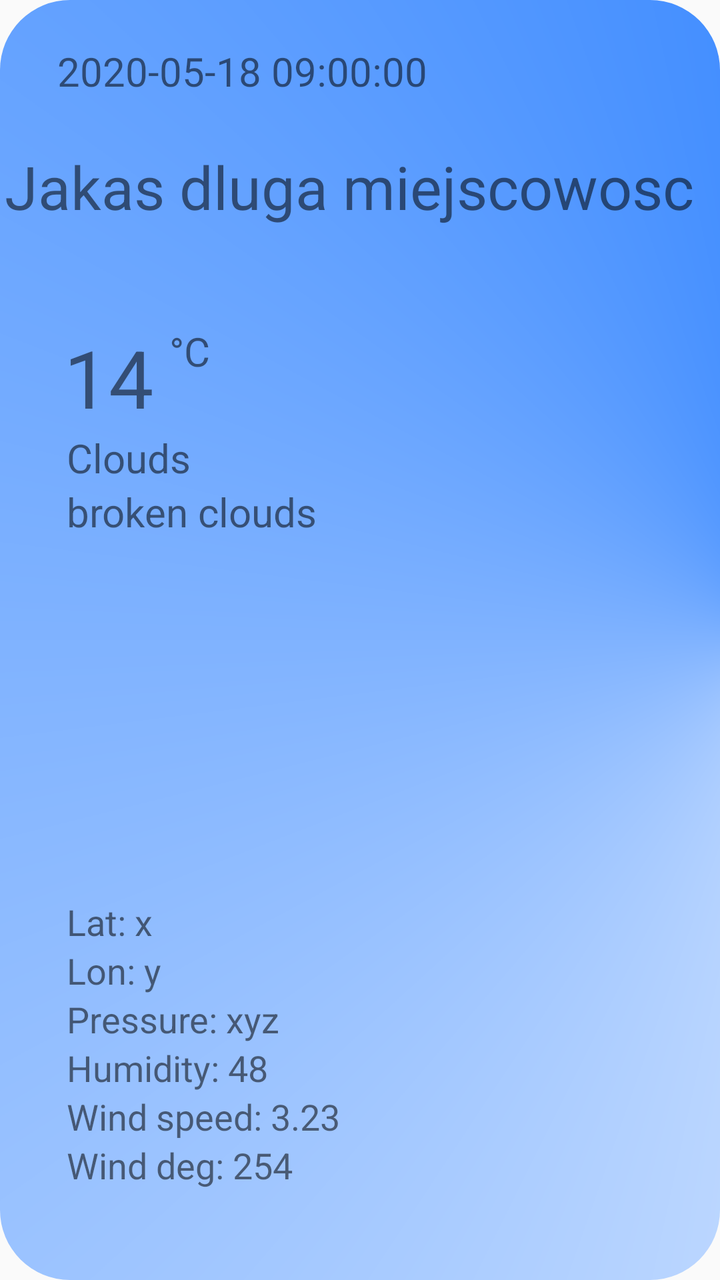
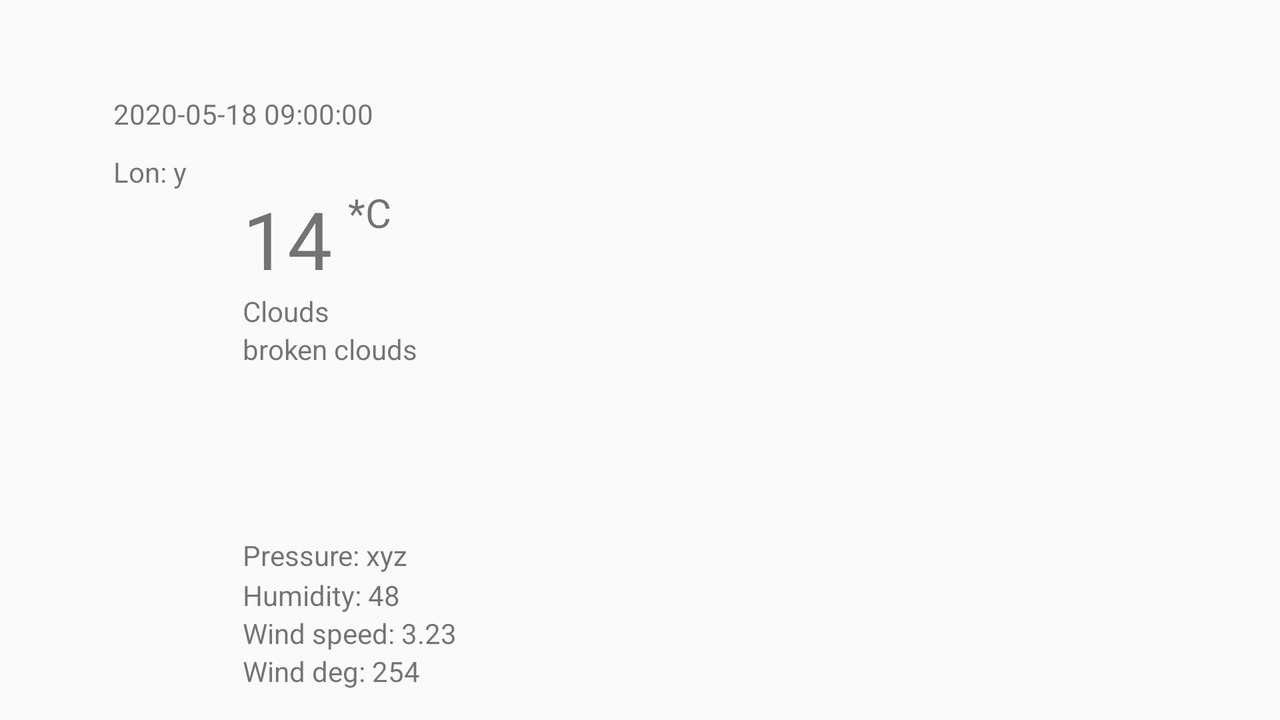

One screen, two layout resources from the same app: the default and the repository's alternative for another configuration. Each is rendered where Android would select it; the XML of both is given below.
<!-- AndroidManifest.xml: application theme AppTheme -->
<!-- res/layout/fragment_today.xml -->
<?xml version="1.0" encoding="utf-8"?>
<androidx.constraintlayout.widget.ConstraintLayout xmlns:android="http://schemas.android.com/apk/res/android"
    xmlns:app="http://schemas.android.com/apk/res-auto"
    xmlns:tools="http://schemas.android.com/tools"
    android:layout_width="match_parent"
    android:layout_height="match_parent"
    android:background="@drawable/my_gradient_drawable"
    tools:context=".todayFragment">


    <TextView
        android:id="@+id/name"
        android:layout_width="wrap_content"
        android:layout_height="wrap_content"
        android:layout_marginTop="24dp"
        android:gravity="left"
        android:lines="2"
        android:text="Jakas dluga miejscowosc"

        android:textSize="30sp"
        app:layout_constraintBottom_toBottomOf="parent"
        app:layout_constraintEnd_toEndOf="parent"
        app:layout_constraintHorizontal_bias="0.151"
        app:layout_constraintStart_toStartOf="parent"
        app:layout_constraintTop_toBottomOf="@+id/fetchedTime"
        app:layout_constraintVertical_bias="0.0" />

    <TextView
        android:id="@+id/fetchedTime"
        android:layout_width="wrap_content"
        android:layout_height="wrap_content"
        android:text="2020-05-18 09:00:00"
        android:textSize="20sp"
        app:layout_constraintBottom_toBottomOf="parent"
        app:layout_constraintEnd_toEndOf="parent"
        app:layout_constraintHorizontal_bias="0.164"
        app:layout_constraintStart_toStartOf="parent"
        app:layout_constraintTop_toTopOf="parent"
        app:layout_constraintVertical_bias="0.036" />

    <TextView
        android:id="@+id/coordLat"
        android:layout_width="wrap_content"
        android:layout_height="wrap_content"
        android:layout_marginTop="348dp"
        android:text="Lat: x"
        android:textSize="18sp"
        app:layout_constraintBottom_toBottomOf="parent"
        app:layout_constraintEnd_toStartOf="@+id/prettyIcon"
        app:layout_constraintHorizontal_bias="0.0"
        app:layout_constraintStart_toStartOf="@+id/weatherMain"
        app:layout_constraintTop_toTopOf="parent"
        app:layout_constraintVertical_bias="0.376" />

    <TextView
        android:id="@+id/coordLon"
        android:layout_width="wrap_content"
        android:layout_height="wrap_content"
        android:text="Lon: y"
        android:textSize="18sp"
        app:layout_constraintStart_toStartOf="@id/coordLat"
        app:layout_constraintTop_toBottomOf="@id/coordLat" />

    <TextView
        android:id="@+id/temperature"
        android:layout_width="wrap_content"
        android:layout_height="wrap_content"
        android:layout_marginTop="4dp"
        android:text="14"
        android:textSize="40sp"
        app:layout_constraintBottom_toBottomOf="parent"
        app:layout_constraintEnd_toEndOf="parent"
        app:layout_constraintHorizontal_bias="0.101"
        app:layout_constraintStart_toStartOf="parent"
        app:layout_constraintTop_toTopOf="@id/prettyIcon"
        app:layout_constraintVertical_bias="0.0" />

    <TextView
        android:id="@+id/textView"
        android:layout_width="wrap_content"
        android:layout_height="wrap_content"
        android:layout_marginStart="8dp"
        android:text="°C"
        android:textSize="20dp"
        app:layout_constraintBottom_toBottomOf="@id/temperature"
        app:layout_constraintEnd_toStartOf="@+id/prettyIcon"
        app:layout_constraintHorizontal_bias="0.0"
        app:layout_constraintStart_toEndOf="@id/temperature"
        app:layout_constraintTop_toTopOf="@id/temperature"
        app:layout_constraintVertical_bias="0.0" />

    <TextView
        android:id="@+id/weatherMain"
        android:layout_width="wrap_content"
        android:layout_height="wrap_content"
        android:gravity="center"
        android:text="Clouds"
        android:textSize="20sp"
        app:layout_constraintBottom_toBottomOf="parent"
        app:layout_constraintEnd_toStartOf="@+id/prettyIcon"
        app:layout_constraintHorizontal_bias="0.006"
        app:layout_constraintStart_toStartOf="@id/temperature"
        app:layout_constraintTop_toBottomOf="@id/temperature"
        app:layout_constraintVertical_bias="0.0" />

    <TextView
        android:id="@+id/weatherDescription"
        android:layout_width="wrap_content"
        android:layout_height="wrap_content"
        android:text="broken clouds"
        android:textSize="20sp"
        app:layout_constraintStart_toStartOf="@id/weatherMain"
        app:layout_constraintTop_toBottomOf="@id/weatherMain"
        app:layout_constraintVertical_bias="1.0" />

    <ImageView
        android:id="@+id/prettyIcon"
        android:layout_width="wrap_content"
        android:layout_height="wrap_content"
        android:layout_marginEnd="40dp"
        android:background="@drawable/ic_launcher_background"
        app:layout_constraintBottom_toBottomOf="parent"
        app:layout_constraintEnd_toEndOf="parent"
        app:layout_constraintHorizontal_bias="0.975"
        app:layout_constraintStart_toEndOf="@+id/temperature"
        app:layout_constraintTop_toTopOf="parent"
        app:layout_constraintVertical_bias="0.247" />

    <TextView
        android:id="@+id/pressure"
        android:layout_width="wrap_content"
        android:layout_height="wrap_content"
        android:text="Pressure: xyz"
        android:textSize="18sp"
        app:layout_constraintStart_toStartOf="@id/coordLon"
        app:layout_constraintTop_toBottomOf="@id/coordLon"
        app:layout_constraintVertical_bias="0.574" />

    <TextView
        android:id="@+id/humidity"
        android:layout_width="wrap_content"
        android:layout_height="wrap_content"
        android:text="Humidity: 48"
        android:textSize="18sp"
        app:layout_constraintStart_toStartOf="@id/pressure"
        app:layout_constraintTop_toBottomOf="@id/pressure"
        app:layout_constraintVertical_bias="0.0" />

    <TextView
        android:id="@+id/windSpeed"
        android:layout_width="wrap_content"
        android:layout_height="wrap_content"
        android:text="Wind speed: 3.23"
        android:textSize="18sp"
        app:layout_constraintStart_toStartOf="@id/humidity"
        app:layout_constraintTop_toBottomOf="@id/humidity"
        app:layout_constraintVertical_bias="0.0" />

    <TextView
        android:id="@+id/windDeg"
        android:layout_width="wrap_content"
        android:layout_height="wrap_content"
        android:text="Wind deg: 254"
        android:textSize="18sp"
        app:layout_constraintStart_toStartOf="@id/windSpeed"
        app:layout_constraintTop_toBottomOf="@id/windSpeed"
        app:layout_constraintVertical_bias="0.0" />


</androidx.constraintlayout.widget.ConstraintLayout>
<!-- resources referenced by this layout -->
<resources>
  <!-- drawable my_gradient_drawable (drawable) -->
  <?xml version="1.0" encoding="utf-8"?>
  <shape xmlns:android="http://schemas.android.com/apk/res/android">
      <gradient
          android:type="sweep"
          android:centerX="1.1"
          android:startColor="#FFF"
          android:endColor="#0066ff" />
      <corners
          android:radius="35dp"/>
  </shape>
  <style name="AppTheme" parent="Theme.AppCompat.Light.DarkActionBar">
          
          <item name="colorPrimary">@color/colorPrimary</item>
          <item name="colorPrimaryDark">@color/colorPrimaryDark</item>
          <item name="colorAccent">@color/colorAccent</item>
      </style>
</resources>
<!-- res/layout-land/fragment_today.xml (the repository's variant of the layout above) -->
<!-- drawn on the phone turned sideways -->
<?xml version="1.0" encoding="utf-8"?>
<androidx.constraintlayout.widget.ConstraintLayout xmlns:android="http://schemas.android.com/apk/res/android"
    xmlns:app="http://schemas.android.com/apk/res-auto"
    xmlns:tools="http://schemas.android.com/tools"
    android:layout_width="match_parent"
    android:layout_height="match_parent"
    tools:context=".todayFragment">


    <TextView
        android:id="@+id/name"
        android:layout_width="wrap_content"
        android:layout_height="wrap_content"
        android:text="Jakas dluga miejscowosc"
        android:textSize="15sp"
        app:layout_constraintBottom_toTopOf="@+id/temperature"
        app:layout_constraintEnd_toStartOf="@+id/prettyIcon"
        app:layout_constraintHorizontal_bias="0.189"
        app:layout_constraintStart_toStartOf="parent"
        app:layout_constraintTop_toTopOf="@+id/prettyIcon"
        app:layout_constraintVertical_bias="0.531" />

    <TextView
        android:id="@+id/fetchedTime"
        android:layout_width="wrap_content"
        android:layout_height="wrap_content"
        android:text="2020-05-18 09:00:00"
        app:layout_constraintBottom_toTopOf="@id/name"
        app:layout_constraintEnd_toStartOf="@+id/prettyIcon"
        app:layout_constraintHorizontal_bias="0.0"
        app:layout_constraintStart_toStartOf="@id/name"
        app:layout_constraintTop_toTopOf="parent"
        app:layout_constraintVertical_bias="0.511" />

    <TextView
        android:id="@+id/coordLat"
        android:layout_width="wrap_content"
        android:layout_height="wrap_content"
        android:layout_marginTop="4dp"
        android:text="Lat: x"
        app:layout_constraintBottom_toTopOf="@+id/textView"
        app:layout_constraintEnd_toStartOf="@+id/prettyIcon"
        app:layout_constraintHorizontal_bias="0.0"
        app:layout_constraintStart_toStartOf="@+id/name"
        app:layout_constraintTop_toBottomOf="@id/name"
        app:layout_constraintVertical_bias="0.0" />

    <TextView
        android:id="@+id/coordLon"
        android:layout_width="wrap_content"
        android:layout_height="wrap_content"
        android:text="Lon: y"
        app:layout_constraintBottom_toTopOf="@+id/textView"
        app:layout_constraintEnd_toStartOf="@+id/prettyIcon"

        app:layout_constraintHorizontal_bias="0.0"
        app:layout_constraintStart_toStartOf="@id/coordLat"
        app:layout_constraintTop_toBottomOf="@id/coordLat"
        app:layout_constraintVertical_bias="0.0" />

    <TextView
        android:id="@+id/temperature"
        android:layout_width="wrap_content"
        android:layout_height="wrap_content"
        android:text="14"
        android:textSize="40sp"
        app:layout_constraintBottom_toBottomOf="parent"
        app:layout_constraintEnd_toEndOf="parent"
        app:layout_constraintHorizontal_bias="0.204"
        app:layout_constraintStart_toStartOf="parent"
        app:layout_constraintTop_toTopOf="parent"
        app:layout_constraintVertical_bias="0.302" />

    <TextView
        android:id="@+id/textView"
        android:layout_width="wrap_content"
        android:layout_height="wrap_content"
        android:layout_marginStart="8dp"
        android:text="*C"
        android:textSize="20dp"
        app:layout_constraintBottom_toBottomOf="@id/temperature"
        app:layout_constraintEnd_toStartOf="@+id/prettyIcon"
        app:layout_constraintHorizontal_bias="0.0"
        app:layout_constraintStart_toEndOf="@id/temperature"
        app:layout_constraintTop_toTopOf="@id/temperature"
        app:layout_constraintVertical_bias="0.0" />

    <TextView
        android:id="@+id/weatherMain"
        android:layout_width="wrap_content"
        android:layout_height="wrap_content"
        android:gravity="center"
        android:text="Clouds"
        app:layout_constraintBottom_toBottomOf="parent"
        app:layout_constraintEnd_toStartOf="@+id/prettyIcon"
        app:layout_constraintHorizontal_bias="0.0"
        app:layout_constraintStart_toStartOf="@id/temperature"
        app:layout_constraintTop_toBottomOf="@id/temperature"
        app:layout_constraintVertical_bias="0.0" />

    <TextView
        android:id="@+id/weatherDescription"
        android:layout_width="wrap_content"
        android:layout_height="wrap_content"
        android:text="broken clouds"
        app:layout_constraintBottom_toBottomOf="parent"
        app:layout_constraintEnd_toStartOf="@+id/prettyIcon"
        app:layout_constraintHorizontal_bias="0.0"
        app:layout_constraintStart_toStartOf="@id/weatherMain"
        app:layout_constraintTop_toBottomOf="@id/weatherMain"
        app:layout_constraintVertical_bias="0.0" />

    <ImageView
        android:id="@+id/prettyIcon"
        android:layout_width="wrap_content"
        android:layout_height="wrap_content"
        android:background="@drawable/ic_launcher_background"
        app:layout_constraintBottom_toBottomOf="@id/temperature"
        app:layout_constraintEnd_toEndOf="parent"
        app:layout_constraintHorizontal_bias="0.645"
        app:layout_constraintStart_toEndOf="@+id/temperature"
        app:layout_constraintTop_toTopOf="parent"
        app:layout_constraintVertical_bias="0.759" />

    <TextView
        android:id="@+id/pressure"
        android:layout_width="wrap_content"
        android:layout_height="20dp"
        android:text="Pressure: xyz"
        app:layout_constraintBottom_toBottomOf="parent"
        app:layout_constraintEnd_toStartOf="@+id/prettyIcon"
        app:layout_constraintHorizontal_bias="0.0"
        app:layout_constraintStart_toStartOf="@+id/weatherDescription"
        app:layout_constraintTop_toBottomOf="@+id/weatherDescription"
        app:layout_constraintVertical_bias="0.539" />

    <TextView
        android:id="@+id/humidity"
        android:layout_width="wrap_content"
        android:layout_height="wrap_content"
        android:text="Humidity: 48"
        app:layout_constraintBottom_toBottomOf="parent"
        app:layout_constraintEnd_toStartOf="@+id/prettyIcon"
        app:layout_constraintHorizontal_bias="0.0"
        app:layout_constraintStart_toStartOf="@id/pressure"
        app:layout_constraintTop_toBottomOf="@id/pressure"
        app:layout_constraintVertical_bias="0.0" />

    <TextView
        android:id="@+id/windSpeed"
        android:layout_width="wrap_content"
        android:layout_height="wrap_content"
        android:text="Wind speed: 3.23"
        app:layout_constraintBottom_toBottomOf="parent"
        app:layout_constraintEnd_toStartOf="@+id/prettyIcon"
        app:layout_constraintHorizontal_bias="0.0"
        app:layout_constraintStart_toStartOf="@id/humidity"
        app:layout_constraintTop_toBottomOf="@id/humidity"
        app:layout_constraintVertical_bias="0.0" />

    <TextView
        android:id="@+id/windDeg"
        android:layout_width="wrap_content"
        android:layout_height="wrap_content"
        android:text="Wind deg: 254"
        app:layout_constraintBottom_toBottomOf="parent"
        app:layout_constraintEnd_toStartOf="@+id/prettyIcon"
        app:layout_constraintHorizontal_bias="0.0"
        app:layout_constraintStart_toStartOf="@id/windSpeed"
        app:layout_constraintTop_toBottomOf="@id/windSpeed"
        app:layout_constraintVertical_bias="0.0" />


</androidx.constraintlayout.widget.ConstraintLayout>
<!-- resources referenced by the variant -->
<!-- as the phone turned sideways resolves them -->
<resources>
  <style name="AppTheme" parent="Theme.AppCompat.Light.DarkActionBar">
          
          <item name="colorPrimary">@color/colorPrimary</item>
          <item name="colorPrimaryDark">@color/colorPrimaryDark</item>
          <item name="colorAccent">@color/colorAccent</item>
      </style>
</resources>
